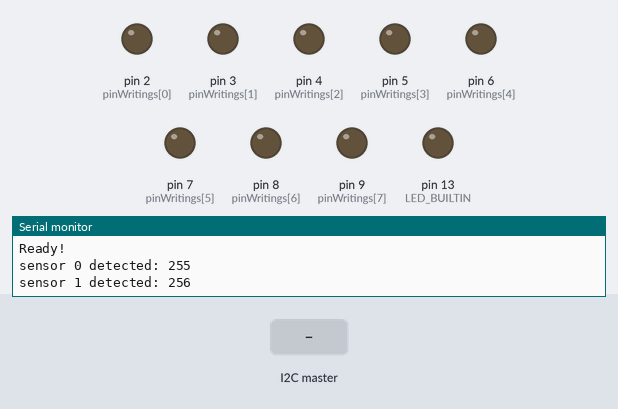
The sketch below on a simulated Arduino Uno, built with avr-gcc and run on an emulated ATmega328P. Parts: output pins drawn as LEDs (lit = HIGH), the last lines printed to the serial monitor. The test bench sets the inputs (shaded band).

Above: at 1.2 s.
1.3 s: the I2C master sends the byte 1
At 2.1 s:
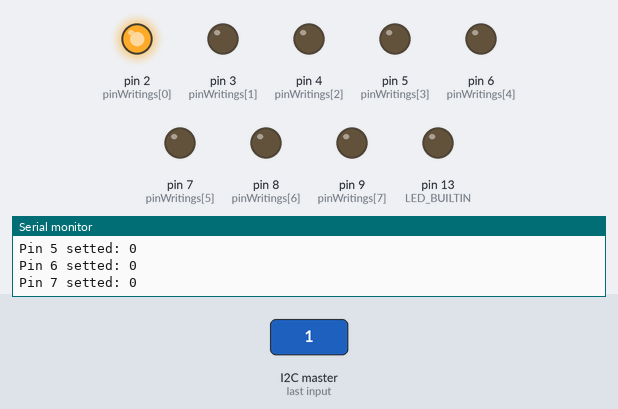
2.8 s: the I2C master sends the byte 2
At 3.3 s:
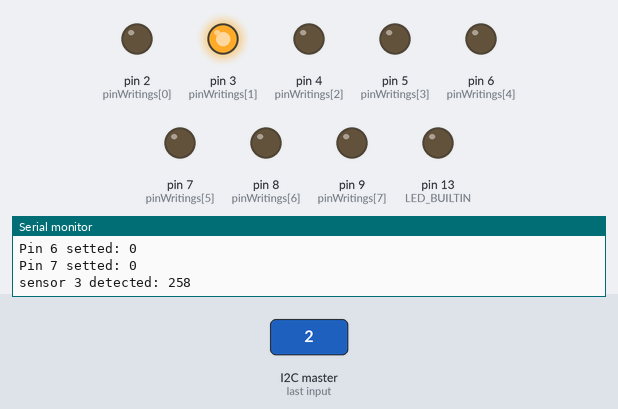
4.3 s: the I2C master sends the byte 90
At 5.0 s:
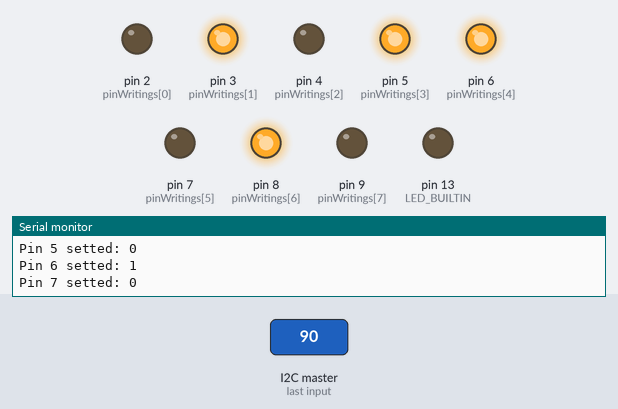
5.8 s: the I2C master sends the byte 200
At 6.9 s:
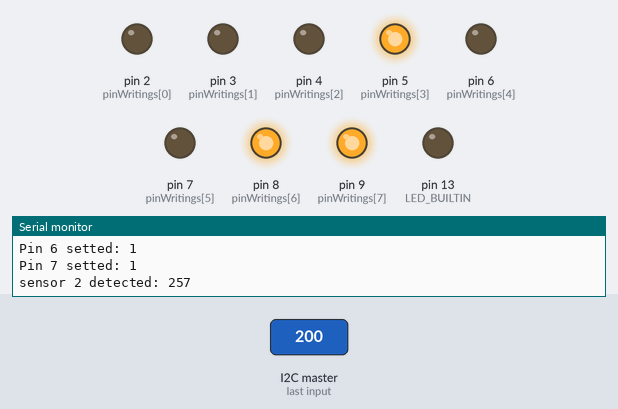
7.4 s: the I2C master sends the byte 0
At 8.6 s:
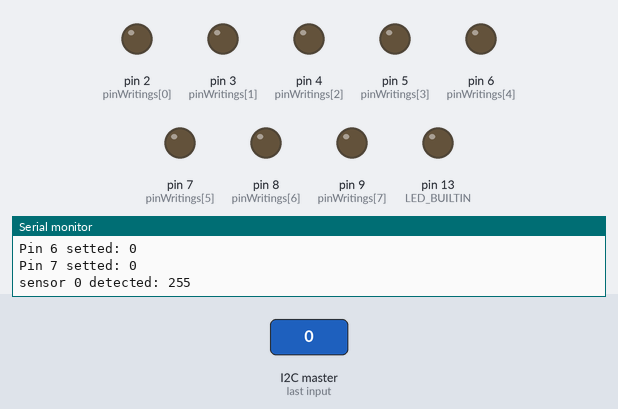
8.9 s: the I2C master sends the byte 200
At 10.4 s:
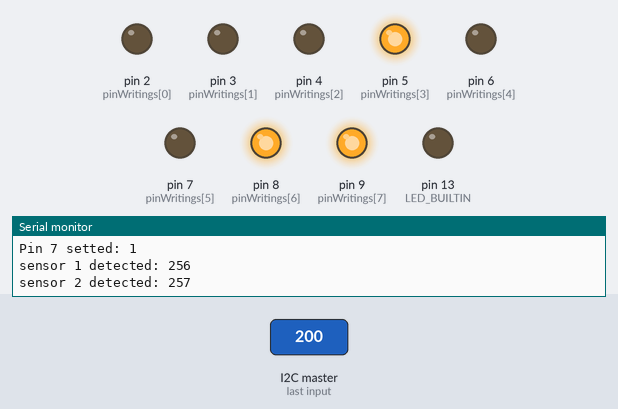
Timing chart, 0 to 11.5 s (numbered marks = the images above; inputs shaded):
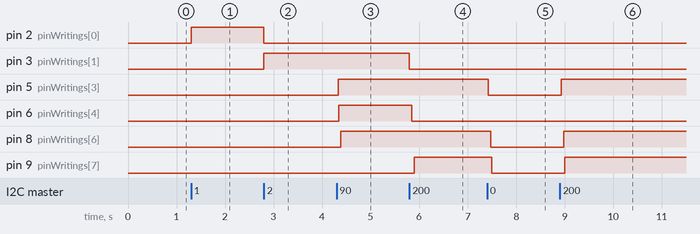

Measured:
- after the input at 1.3 s, pin 2 (pinWritings[0]): LOW → HIGH at once
- after the input at 2.8 s, pin 2 (pinWritings[0]): HIGH → LOW at once; pin 3 (pinWritings[1]): LOW → HIGH at once
- after the input at 4.3 s, pin 5 (pinWritings[3]): LOW → HIGH at once; pin 6 (pinWritings[4]): LOW → HIGH after 0.05 s; pin 8 (pinWritings[6]): LOW → HIGH after 0.08 s
- after the input at 5.8 s, pin 3 (pinWritings[1]): HIGH → LOW at once; pin 6 (pinWritings[4]): HIGH → LOW after 0.05 s; pin 9 (pinWritings[7]): LOW → HIGH after 0.10 s
- after the input at 7.4 s, pin 5 (pinWritings[3]): HIGH → LOW at once; pin 8 (pinWritings[6]): HIGH → LOW after 0.08 s; pin 9 (pinWritings[7]): HIGH → LOW after 0.09 s
- after the input at 8.9 s, pin 5 (pinWritings[3]): LOW → HIGH at once; pin 8 (pinWritings[6]): LOW → HIGH after 0.08 s; pin 9 (pinWritings[7]): LOW → HIGH after 0.10 s

The sketch:

arduino_wire.ino
```cpp
#include <Wire.h>

#define SLAVE_ADDRESS 0x04

int state = 0;
double temp;

int index = 0;

const char pinWritings[] = {2, 3, 4, 5, 6, 7, 8, 9};
int cmd = 0;

const char pinReadings[] = {A0, A1, A2, A3};
typedef struct {
  //byte address;
  int values[4];
} data;
data d;

void setup() {
  int i;
  //initialize all the pins for the Relays
  for (int i = 0; i < sizeof(pinWritings); i++)
  {
    pinMode(pinWritings[i], OUTPUT);
  }

  //d.address = SLAVE_ADDRESS;
  //d.address = byte(0x31);
  //initialize all the pins for the Relays
  for (int i = 0; i < sizeof(pinReadings); i++)
  {
    d.values[i] = 0x31 + i;
  }

  pinMode(LED_BUILTIN, OUTPUT);
  Serial.begin(9600);
  // initialize i2c as slave
  Wire.begin(SLAVE_ADDRESS);

  // define callbacks for i2c communication
  Wire.onReceive(receiveData);
  Wire.onRequest(sendData);
  Serial.println("Ready!");
}

void loop() {
  delay(100);
  GetAnalog();
  //sendData();
}

// callback for received data
void receiveData(int byteCount) {

  while (Wire.available()) {
    cmd =  Wire.read();
    Serial.print("data received: ");
    Serial.println(cmd);
    setGPIO(cmd);
  }
}

// callback for sending data
void sendData() {
  int count;
  count = Wire.write((byte *)&d, sizeof(d));
  //Wire.send((uint8_t *)&var1, sizeof(var1));
  //Wire.send((uint8_t *)arr1, sizeof(arr1));
  //Wire.send((uint8_t *)&data, sizeof(data));
  Serial.print("Sensors ");
  Serial.print(" send: ");
  Serial.write((byte *)&d, sizeof(d));
  Serial.print(" count: ");
  Serial.println(count);
  /*
  int i;
  for (i = 0; i < sizeof(pinReadings); i++)
  {
    Wire.write(byte(readings[i]));
    Serial.print("Sensor ");
    Serial.print(i);
    Serial.print(" send: ");
    Serial.println(byte(readings[i]));
  }
  */
}

//Get the value of sensors for A0 to A3
void GetAnalog(void)
{
  int i = 0;
  for (i; i < sizeof(pinReadings); i++)
  {
    d.values[i] =  0xFF + i;//analogRead(pinReadings[i]);
    // apply the calibration to the sensor reading
    //d.values[i] = map(d.values[i], 0, 1023, 0, 255);
    // in case the sensor value is outside the range seen during calibration
    //d.values[i] = constrain(d.values[i], 0, 255);
    Serial.print("sensor ");
    Serial.print(i);
    Serial.print(" detected: ");
    Serial.println(d.values[i]);
    delay(1000);
  }
}

void setGPIO(int cmd)
{
  Serial.print(" Get command: ");
  Serial.println(cmd, BIN);
  int i;
  for (i = 0; i < sizeof(pinWritings); i = i + 1)
  {
    digitalWrite(pinWritings[i], (1 << i & cmd) >> i);
    Serial.print("Pin ");
    Serial.print(i);
    Serial.print(" setted: ");
    Serial.println((1 << i & cmd) >> i, BIN);
  }
}
```
